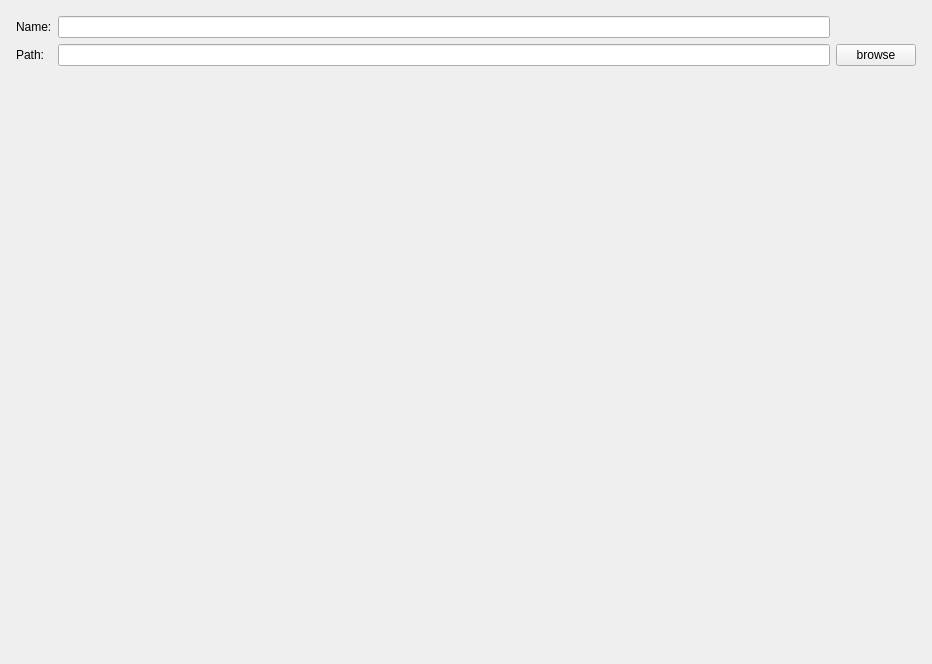
<?xml version="1.0" encoding="UTF-8"?>
<ui version="4.0">
 <class>ProSetPage</class>
 <widget class="QWizardPage" name="ProSetPage">
  <property name="geometry">
   <rect>
    <x>0</x>
    <y>0</y>
    <width>932</width>
    <height>664</height>
   </rect>
  </property>
  <property name="windowTitle">
   <string>WizardPage</string>
  </property>
  <layout class="QGridLayout" name="gridLayout_2">
   <item row="0" column="0">
    <layout class="QGridLayout" name="gridLayout">
     <property name="leftMargin">
      <number>5</number>
     </property>
     <property name="topMargin">
      <number>5</number>
     </property>
     <property name="rightMargin">
      <number>5</number>
     </property>
     <property name="bottomMargin">
      <number>5</number>
     </property>
     <item row="1" column="2">
      <widget class="QPushButton" name="pushButton">
       <property name="text">
        <string>browse</string>
       </property>
      </widget>
     </item>
     <item row="0" column="0">
      <widget class="QLabel" name="label">
       <property name="text">
        <string>Name:</string>
       </property>
      </widget>
     </item>
     <item row="1" column="0">
      <widget class="QLabel" name="label_2">
       <property name="text">
        <string>Path:</string>
       </property>
      </widget>
     </item>
     <item row="1" column="1">
      <widget class="QLineEdit" name="lineEdit_2"/>
     </item>
     <item row="0" column="1">
      <widget class="QLineEdit" name="lineEdit"/>
     </item>
     <item row="2" column="1">
      <widget class="QLabel" name="tips">
       <property name="text">
        <string/>
       </property>
      </widget>
     </item>
    </layout>
   </item>
  </layout>
 </widget>
 <resources/>
 <connections/>
</ui>
